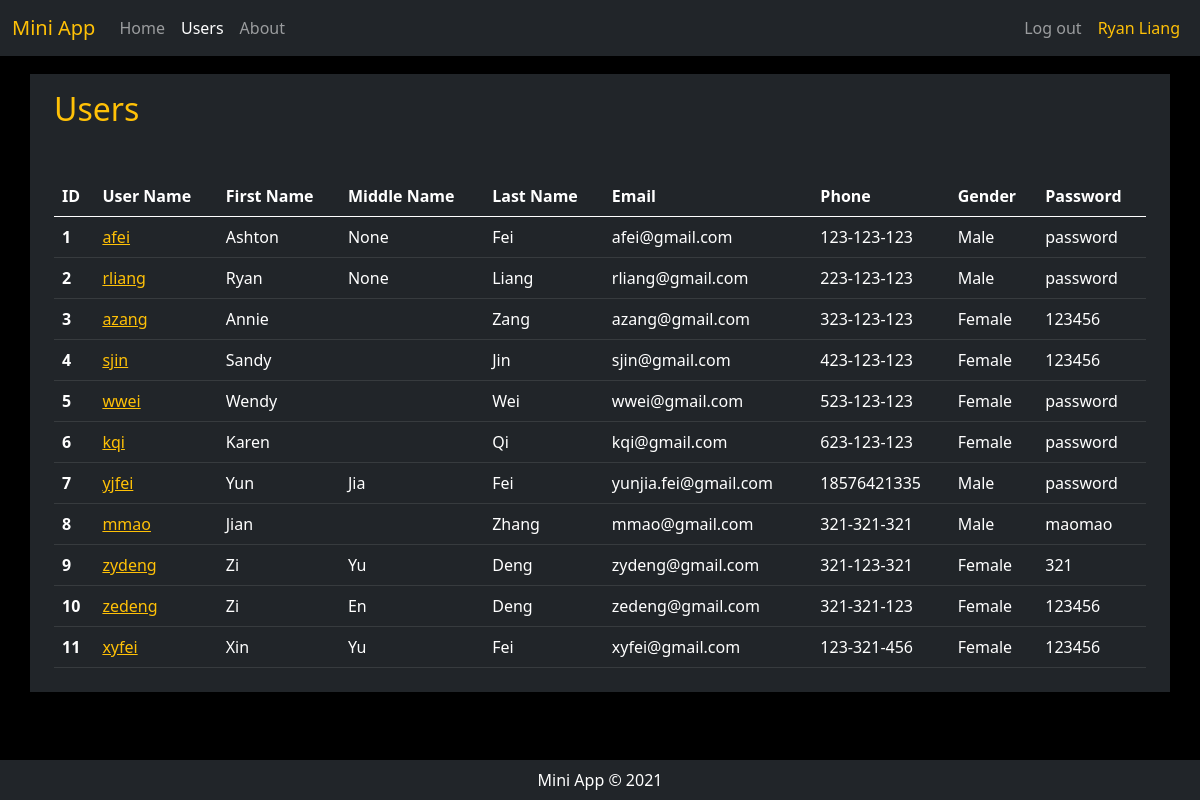
Screenshot of /users (signed in) with the database file from the repository.
### App/database.py (models this page shows)
class User(db.Model, UserMixin):
    id = db.Column(db.Integer, primary_key=True)
    username = db.Column(db.String(30), nullable=False, unique=True)
    first_name = db.Column(db.String(30), nullable=False)
    middle_name = db.Column(db.String(30))
    last_name = db.Column(db.String(30), nullable=False)
    email = db.Column(db.String(100), nullable=False, unique=True)
    phone = db.Column(db.String(100), nullable=False)
    gender = db.Column(db.String(10), nullable=False)
    password_hash = db.Column(db.String(16), nullable=False)

### App/routes.py (the view)
@app.route('/users', methods=['GET', 'POST'])
@login_required
def users():
    items = User.query.all()
    return render_template('users.html', current_user=current_user, items=items, headers=USER_HEADERS)

### App/routes.py (called while the page is built)
@login_manager.user_loader
def load_user(user_id):
    return User.query.get(int(user_id))

### App/templates/users.html (shortened to what this page needs)
{% extends "base.html" %}
{% block content %}
<div class='container py-2 mt-2'>
    <div class="mt-2 mb-5 text-warning">
        <h2>Users</h2>
    </div>
    <div class="table-responsive">
        <table class="table table-dark">
            <thead>
            <tr>
                {% for header in headers:%}
                    <th>{{header.label}}</th>
                {% endfor%}
            </tr>
        </thead>
        <tbody class="table-striped">
            {% for user in items: %}
            <tr>
                {% for header in headers:%}
                    {% if header.key == 'id': %}
                        <th>{{user.id}}</th>
                    {% elif header.key == 'username': %}
                        <td><a href="{{url_for('user', id=user.id)}}" class="link-warning">{{user[header.key]}}</a></td>
                    {% else: %}
                    <td>{{user[header.key]}}</td>
                    {% endif %}
                {% endfor %}
            </tr>
            {% endfor %}
        </tbody>
        </table>
    </div>
</div>
{% endblock%}

### App/templates/base.html (shortened to what this page needs)
<!DOCTYPE html>
<html lang="en">
<head>
    <link href="https://cdn.jsdelivr.net/npm/bootstrap@5.0.0-beta3/dist/css/bootstrap.min.css" rel="stylesheet"
 />
    <link rel="stylesheet" href="{{url_for('static', filename='style.css')}}">
</head>
<body class='text-white' style='background-color: #000000; padding-top: 66px; padding-bottom: 66px;'>
    <nav class="navbar navbar-dark bg-dark fixed-top navbar-expand-lg">
        <div class="container-fluid">
            <a class="navbar-brand text-warning" href="{{ url_for('home') }}">Mini App</a>
            <div class="collapse navbar-collapse" id="navbarNav">
                <div class="navbar-nav me-auto">
                    {% if current_user.is_authenticated %}
                    <a {% if request.path=='/' %} class="nav-link active" aria-current="page" {% else %}
                        class="nav-link" {% endif %} href="{{ url_for('home') }}">Home</a>
                    <a {% if request.path=='/users' %} class="nav-link active" aria-current="page" {% else %}
                        class="nav-link" {% endif %} href="{{ url_for('users') }}">Users</a>
                    <a {% if request.path=='/about' %} class="nav-link active" aria-current="page" {% else %}
                        class="nav-link" {% endif %} href="{{ url_for('about') }}">About</a>
                    {% endif %}
                </div>
                <div class="navbar-nav">
                    {% if current_user.is_authenticated %}
                    <a class="nav-link" href="{{ url_for('logout') }}">Log out</a>
                    <a class="nav-link text-warning"
                        href="{{ url_for('user', id=current_user.id)}}">{{current_user.first_name}}
                        {{current_user.last_name}}</a>
                    {% endif %}
                </div>
            </div>
        </div>
    </nav>
    <div class="container bg-dark">
        {% block content %}{% endblock %}
    </div>
    <div class="bg-dark fixed-bottom p-2">
        <p class="text-center m-0">Mini App &copy; 2021</p>
    </div>
</body>
</html>

### rows the page displays
User: first_name "Ryan", last_name "Liang", id "2", username "rliang", first_name "Ryan" "None" "Liang" "rliang@gmail.com" "223-123-123" "Male" "password"
User: id "1", username "afei", first_name "Ashton" "None" "Fei" "afei@gmail.com" "123-123-123" "Male" "password"
User: id "3", username "azang", first_name "Annie" "Zang" "azang@gmail.com" "323-123-123" "Female" "123456"
User: id "4", username "sjin", first_name "Sandy" "Jin" "sjin@gmail.com" "423-123-123" "Female" "123456"
User: id "5", username "wwei", first_name "Wendy" "Wei" "wwei@gmail.com" "523-123-123" "Female" "password"
User: id "6", username "kqi", first_name "Karen" "Qi" "kqi@gmail.com" "623-123-123" "Female" "password"
User: id "7", username "yjfei", first_name "Yun" "Jia" "Fei" "yunjia.fei@gmail.com" "18576421335" "Male" "password"
User: id "8", username "mmao", first_name "Jian" "Zhang" "mmao@gmail.com" "321-321-321" "Male" "maomao"
User: id "9", username "zydeng", first_name "Zi" "Yu" "Deng" "zydeng@gmail.com" "321-123-321" "Female" "321"
User: id "10", username "zedeng", first_name "Zi" "En" "Deng" "zedeng@gmail.com" "321-321-123" "Female" "123456"
User: id "11", username "xyfei", first_name "Xin" "Yu" "Fei" "xyfei@gmail.com" "123-321-456" "Female" "123456"

### other values shown
{{ header.label }} "ID" "User Name" "First Name" "Middle Name" "Last Name" "Email" "Phone" "Gender" "Password"
